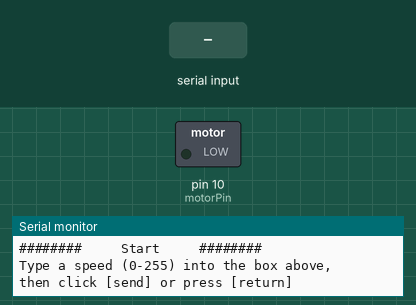
This sketch was run on a simulated Arduino Uno, built with avr-gcc and run on an emulated ATmega328P. On the bench: switched loads named in the sketch (green lamp = pin HIGH), the last lines printed to the serial monitor. Inputs (shaded band) come from the test bench.

Above: at 1.2 s.
1.3 s: "90,45\n" received over Serial
At 1.9 s:
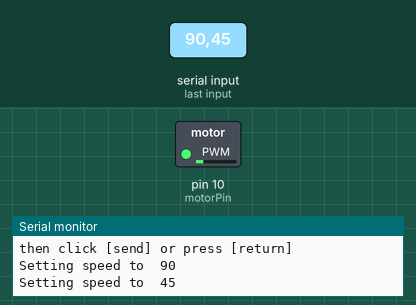
3.8 s: "30,150\n" received over Serial
At 4.6 s:
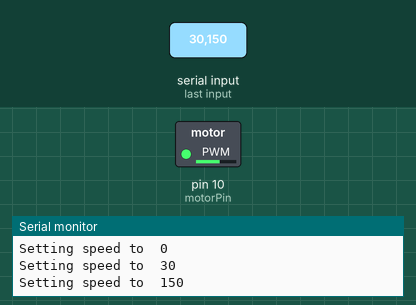
6.3 s: "200\n" received over Serial
At 6.8 s:
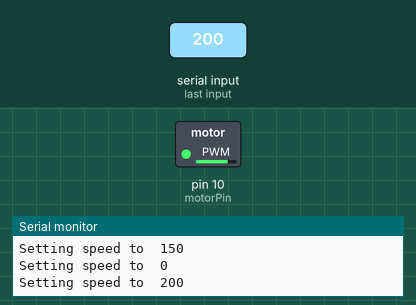
8.8 s: "90\n" received over Serial
At 9.6 s:
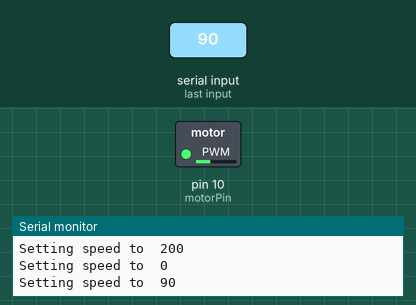
Timing chart, 0 to 11.8 s (numbered marks = the images above; inputs shaded):
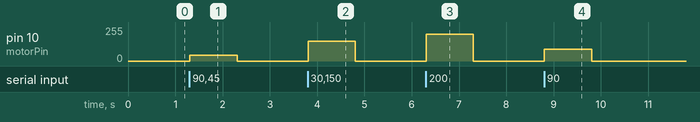

Measured:
- after the input at 1.3 s, pin 10 (motorPin): 0/255 → 45/255 at once, → 0/255 1.0 s later
- after the input at 3.8 s, pin 10 (motorPin): 0/255 → 150/255 at once, → 0/255 1.0 s later
- after the input at 6.3 s, pin 10 (motorPin): 0/255 → 200/255 at once, → 0/255 1.0 s later
- after the input at 8.8 s, pin 10 (motorPin): 0/255 → 90/255 at once, → 0/255 1.0 s later

The sketch:

DC_motor_thing.ino
```cpp
//By Matthew Wong
//Different options for motors
//serialSpeed includes Console interface for manual speed change


const int motorPin = 10;
void setup() {
  // put your setup code here, to run once:
 pinMode(motorPin, OUTPUT);
 Serial.begin(9600);
 Serial.println("########     Start     ########");
}

void loop() {
  // put your main code here, to run repeatedly:
  //motorOnThenOff();;;;
  serialSpeed();
}

void motorOnThenOff(){
  int onTime = 3000;
  int offTime = 3000;

 digitalWrite(motorPin, HIGH);
 delay(onTime);
 digitalWrite(motorPin, LOW);
 delay(offTime);
}

void motorOnThenOffWithSpeed(){
  int speed1 = 200;
  int time1 = 3000;

  int speed2 = 50;
  int time2 = 3000;

  analogWrite(motorPin, speed1);
  delay(time1);
  analogWrite(motorPin, speed2);
  delay(time2);
}

void motorAcceleration(){
  int speed;
  int time = 20;

  for (speed = 0; speed <= 255; speed++){
    analogWrite(motorPin, speed);
    delay(time);
  }

  for(speed = 255; speed >= 0; speed--)
  {
    analogWrite(motorPin, speed);
    delay(time);
  }
}


void serialSpeed(){
  int speed;
  Serial.println("Type a speed (0-255) into the box above, ");
  Serial.println("then click [send] or press [return]");
  Serial.println();

  while(true)
  {
    while(Serial.available() > 0)
    {
      speed = Serial.parseInt();
      speed = constrain(speed, 0, 255);
      Serial.print("Setting speed to  ");
      Serial.println(speed);
      analogWrite(motorPin, speed);
    }
  }
}
```
